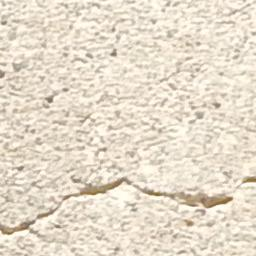
#> input picture images/Cracked.jpeg, 256 x 256 px; its folder holds only this picture in this run
$ python -i CannyFeatureClassifier.py   (imports and definitions only)
#> lines starting #> are read from the running program, lines starting #| are printed output that depends on the picture; after the words box and inside, x2 and y2 are one past the last pixel; in counts of white or black regions, pixels touching at a corner belong together
import cv2
import os
from glob import glob
import pandas as pd
import matplotlib.pyplot as plt
import numpy as np

# Configuration
base_path = os.getcwd()
categories = ["Decks", "Walls", "Pavements"]
labels = ["Cracked", "Non-cracked"]

def extract_canny_features(image_path):
    """Extract Canny edge detection features from an image"""
    img = cv2.imread(image_path, cv2.IMREAD_GRAYSCALE)
    if img is None:
        return None

    # Canny edge detection
    canny = cv2.Canny(img, 50, 150)

    # Calculate features
    canny_edge_density = np.sum(canny > 0) / canny.size
    canny_intensity = np.mean(canny)

    return {
        'canny_edge_density': canny_edge_density,
        'canny_intensity': canny_intensity
    }

def classify_image_canny(image_path,
                        min_length=10,
                        min_elongation=2,
                        max_bbox_ratio=6,
                        min_area=10):
    """Classify image as Cracked or Non-cracked using connected component analysis on Canny edges"""
#> called with image_path = '../images/Cracked.jpeg', min_length = 10, min_elongation = 2, max_bbox_ratio = 6, min_area = 10
    img = cv2.imread(image_path, cv2.IMREAD_GRAYSCALE)
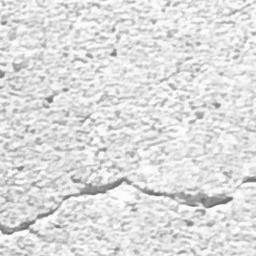
#> img: shape (256, 256); min 100, max 255, mean 221.4

    if img is None:
        return None

    # Canny edge detection
    canny = cv2.Canny(img, 50, 150)
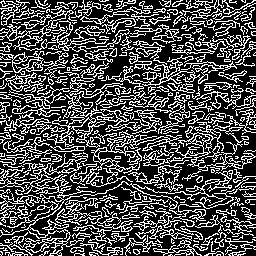
#> canny: shape (256, 256); 30.8% white in thin lines or dots

    # Morphological operations to clean and connect
    kernel = np.ones((3, 3), np.uint8)
    canny = cv2.morphologyEx(canny, cv2.MORPH_CLOSE, kernel, iterations=2)
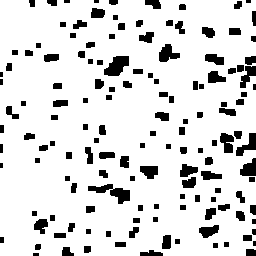
#> canny: shape (256, 256); 86.3% white; 144 black regions (9 under 20 px), largest, box (x1, y1, x2, y2) and area: (88, 184, 130, 204) 359, (104, 56, 129, 76) 334, (159, 44, 180, 62) 231
    canny = cv2.morphologyEx(canny, cv2.MORPH_OPEN, kernel, iterations=1)
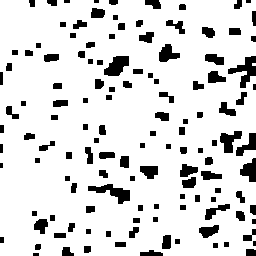
#> canny: shape (256, 256); 86.2% white; 130 black regions (7 under 20 px), largest, box (x1, y1, x2, y2) and area: (228, 56, 256, 88) 385, (88, 184, 130, 204) 365, (104, 56, 129, 76) 334

    # Connected components analysis
    num_labels, labels_map, stats, centroids = cv2.connectedComponentsWithStats(canny)
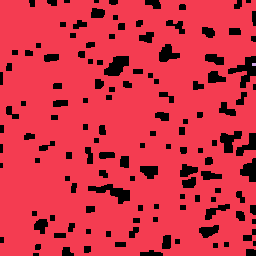
#> labels_map: shape (256, 256) int32; 3 distinct labels, from 0 to 2; one colour per label, 0 black
#> num_labels = 3; stats = [[0, 0, 256, 256, 9059], [0, 0, 256, 256, 56465], [252, 63, 4, 3, 12]]; centroids = [[152.4, 129.2], [123.5, 127.2], [253.5, 64]]

    # Extract crack-like features from components
    crack_objects = 0
    total_length = 0.0

    for i in range(1, num_labels):  # 0 = background
        area = stats[i, cv2.CC_STAT_AREA]
        w = stats[i, cv2.CC_STAT_WIDTH]
        h = stats[i, cv2.CC_STAT_HEIGHT]

        if w == 0 or h == 0:
            continue

        elongation = max(w, h) / (min(w, h) + 1e-6)
        bbox_ratio = area / (w * h + 1e-6)
        length = max(w, h)

        # Detect crack-like components
        is_crack_like = (
            length > min_length and
            elongation > min_elongation and
            area > min_area and
            bbox_ratio < max_bbox_ratio
        )

        if is_crack_like:
            crack_objects += 1
            total_length += length
#> this loop made 2 passes
#> (area, w, h, elongation, bbox_ratio, length, is_crack_like) on pass 1: (56465, 256, 256, 1, 0.862, 256, False)
#> after the loop, crack_objects = 0; total_length = 0

    # Classification decision
    if crack_objects >= 1 and total_length > 50:
        return "Cracked"
    else:
        return "Non-cracked"

# Process all images
results = []

# [22 lines not run here, left out]

# Create DataFrame
df_results = pd.DataFrame(results)

# Generate Statistics
# [21 lines not run here, left out]
# [1 line that did not run here, left out]
# [1 line not run here, left out]

# Visualization 1: Accuracy by Category
fig, axes = plt.subplots(1, 2, figsize=(14, 5))

# Accuracy comparison
accuracy_data = []
# [9 lines not run here, left out]

# Confusion Matrix Heatmap
# [1 line that did not run here, left out]
# Ensure both labels are present in the matrix
# [1 line that did not run here, left out]

# Calculate percentages per actual class (row-wise)
# [1 line that did not run here, left out]

# [1 line that did not run here, left out]
# [19 lines not run here, left out]

# [24 lines of commented-out code are left out]

>>> result = classify_image_canny('../images/Cracked.jpeg')
